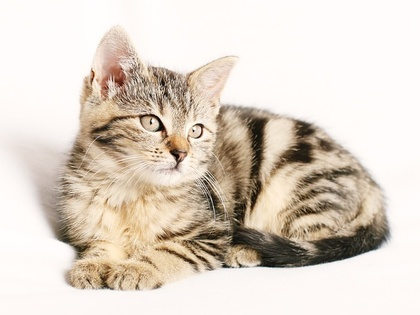
%> input picture Cat_pic.jpg, 420 x 315 px, shrunk from 640 x 480 before the run
$ octave --eval "result = collecting_3lsb('Cat_pic.jpg');"   (GNU Octave 9; MATLAB toolbox functions it lacks are replaced by stand-ins)
%> lines starting %> are read from the running program, lines starting %| are printed output that depends on the picture
function lsbs = collecting_3lsb(imagePath)
%> called with imagePath = 'Cat_pic.jpg'
    % Read the image
    inputImage = imread(imagePath);
%> inputImage is the input picture: size 315x420x3 uint8; mean R, G, B 221.7, 210.8, 199

    % Convert the image to grayscale if it's not already
    if size(inputImage, 3) == 3
        inputImage = rgb2gray(inputImage);
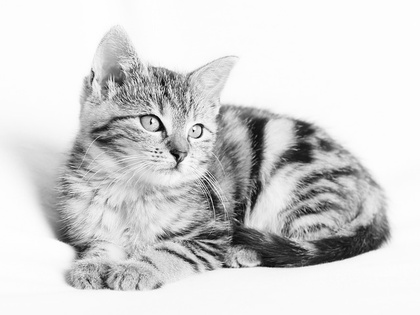
%> inputImage: size 315x420 uint8; min 2, max 255, mean 212.7
    end

    % Get image dimensions
    [rows, cols] = size(inputImage);
%> rows = 315; cols = 420

    % Initialize an array to store the LSBs
    lsbs = zeros(rows, cols, 'uint8');

    % Extract the last 3 LSBs from each pixel
    for i = 1:rows
        for j = 1:cols
            pixel = inputImage(i, j);
            lsbs(i, j) = bitand(pixel, 7); % Extract last 3 LSBs (bitwise AND with 7)
        end
    end
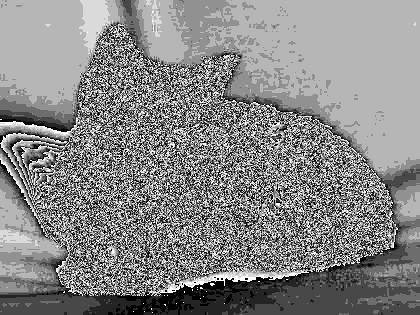
%> lsbs: size 315x420 uint8; min 0, max 7, mean 3.73; drawn with min black and max white

    % Reshape the array to a 1D array
    lsbs = reshape(lsbs, [1, numel(lsbs)]);
end
